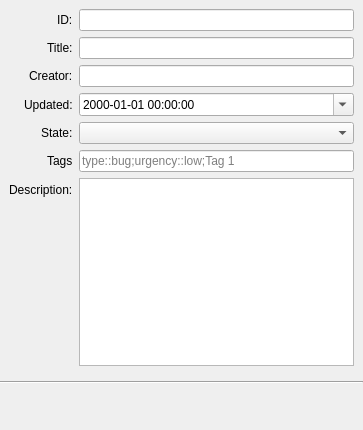
<?xml version="1.0" encoding="UTF-8"?>
<ui version="4.0">
 <class>WareshubIssueDialog</class>
 <widget class="QDialog" name="WareshubIssueDialog">
  <property name="enabled">
   <bool>true</bool>
  </property>
  <property name="geometry">
   <rect>
    <x>0</x>
    <y>0</y>
    <width>363</width>
    <height>430</height>
   </rect>
  </property>
  <property name="windowTitle">
   <string notr="true">Dialog</string>
  </property>
  <layout class="QVBoxLayout" name="verticalLayout">
   <property name="leftMargin">
    <number>0</number>
   </property>
   <property name="topMargin">
    <number>0</number>
   </property>
   <property name="rightMargin">
    <number>0</number>
   </property>
   <property name="bottomMargin">
    <number>9</number>
   </property>
   <item>
    <layout class="QFormLayout" name="formLayout">
     <property name="fieldGrowthPolicy">
      <enum>QFormLayout::AllNonFixedFieldsGrow</enum>
     </property>
     <property name="labelAlignment">
      <set>Qt::AlignRight|Qt::AlignTrailing|Qt::AlignVCenter</set>
     </property>
     <property name="leftMargin">
      <number>9</number>
     </property>
     <property name="topMargin">
      <number>9</number>
     </property>
     <property name="rightMargin">
      <number>9</number>
     </property>
     <property name="bottomMargin">
      <number>9</number>
     </property>
     <item row="0" column="0">
      <widget class="QLabel" name="IDLabel">
       <property name="text">
        <string>ID:</string>
       </property>
      </widget>
     </item>
     <item row="0" column="1">
      <widget class="QLineEdit" name="IDLineEdit"/>
     </item>
     <item row="1" column="0">
      <widget class="QLabel" name="TitleLabel">
       <property name="text">
        <string>Title:</string>
       </property>
      </widget>
     </item>
     <item row="1" column="1">
      <widget class="QLineEdit" name="TitleLineEdit"/>
     </item>
     <item row="2" column="0">
      <widget class="QLabel" name="CreatorLabel">
       <property name="text">
        <string>Creator:</string>
       </property>
      </widget>
     </item>
     <item row="2" column="1">
      <widget class="QLineEdit" name="CreatorLineEdit"/>
     </item>
     <item row="3" column="0">
      <widget class="QLabel" name="DateLabel">
       <property name="text">
        <string>Updated:</string>
       </property>
      </widget>
     </item>
     <item row="4" column="0">
      <widget class="QLabel" name="StateLabel">
       <property name="text">
        <string>State:</string>
       </property>
      </widget>
     </item>
     <item row="4" column="1">
      <widget class="QComboBox" name="StateComboBox"/>
     </item>
     <item row="6" column="0">
      <widget class="QLabel" name="DescriptionLabel">
       <property name="text">
        <string>Description:</string>
       </property>
      </widget>
     </item>
     <item row="6" column="1">
      <widget class="QPlainTextEdit" name="DescriptionTextEdit"/>
     </item>
     <item row="5" column="1">
      <widget class="QLineEdit" name="TagsLineEdit">
       <property name="placeholderText">
        <string>type::bug;urgency::low;Tag 1</string>
       </property>
      </widget>
     </item>
     <item row="5" column="0">
      <widget class="QLabel" name="label">
       <property name="text">
        <string>Tags</string>
       </property>
      </widget>
     </item>
     <item row="3" column="1">
      <widget class="QDateTimeEdit" name="DateDateTimeEdit">
       <property name="displayFormat">
        <string>yyyy-MM-dd HH:mm:ss</string>
       </property>
       <property name="calendarPopup">
        <bool>true</bool>
       </property>
      </widget>
     </item>
    </layout>
   </item>
   <item>
    <widget class="Line" name="line">
     <property name="orientation">
      <enum>Qt::Horizontal</enum>
     </property>
    </widget>
   </item>
   <item>
    <spacer name="verticalSpacer">
     <property name="orientation">
      <enum>Qt::Vertical</enum>
     </property>
     <property name="sizeHint" stdset="0">
      <size>
       <width>20</width>
       <height>40</height>
      </size>
     </property>
    </spacer>
   </item>
  </layout>
 </widget>
 <resources/>
 <connections/>
</ui>
